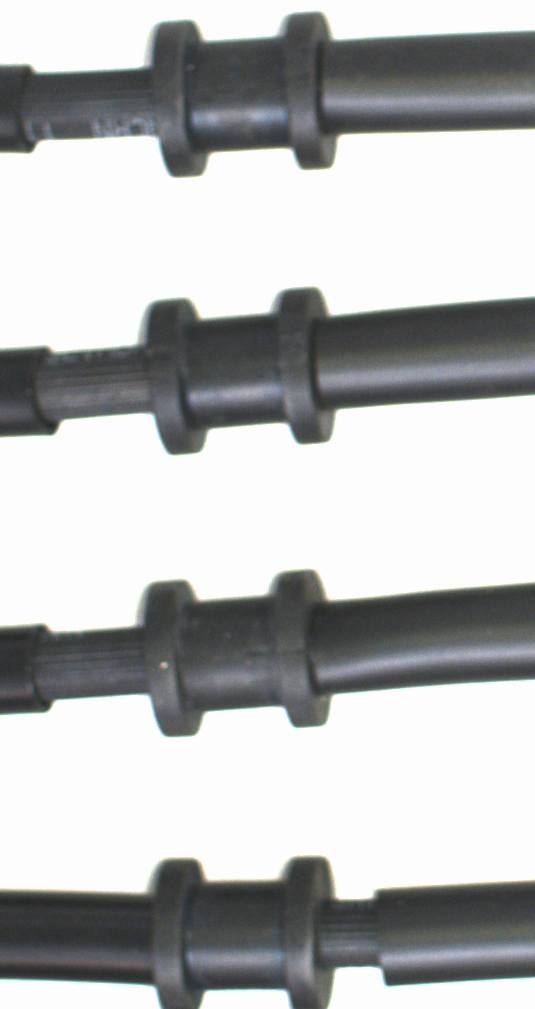
#> input picture datafornichi/template/h11_tem.bmp, 535 x 1009 px, found by its file name
$ python find_edges_v1.py
#> lines starting #> are read from the running program, lines starting #| are printed output that depends on the picture; after the words box and inside, x2 and y2 are one past the last pixel; in counts of white or black regions, pixels touching at a corner belong together
import cv2
import numpy as np

# Tạo ảnh đen (background)
sr = cv2.imread(r"datafornichi\template\h11_tem.bmp")
#> sr is the input picture: shape (1009, 535, 3); mean B, G, R 185, 184.8, 183.4

# Nhập tọa độ của hai điểm để vẽ đường thẳng đi qua
x1, y1 = 100, 50
x2, y2 = 400, 450

# Tính hệ số a và b của phương trình đường thẳng y = ax + b
a = (y2 - y1) / (x2 - x1)
b = y1 - a * x1

x_1 = 0
y_1 = int(a * x_1 + b)
y_2 = 0
x_2 = int(-b/a)
if y_1 >=0:
    start = (x_1,y_1)
    print(start)
elif x_1 >= 0:
    start = (x_2, y_2)
    print(start)

x_end1 = sr.shape[1] - 1
#> x_end1 = 534
y_end1 = int(a * x_end1 + b)
#> y_end1 = 628

y_end2 = sr.shape[0] - 1
#> y_end2 = 1008
x_end2 = int((y_end2-b)/a)
#> x_end2 = 818

if y_end1<=sr.shape[0]:
    end = (x_end1,y_end1)
#> end = (534, 628)
    print(end)
#| (534, 628)
elif x_1 <=sr.shape[1]:
    end = (x_end2,y_end2)
    print(end)
cv2.line(sr, start, end, (0, 255, 255), 1, cv2.LINE_AA)
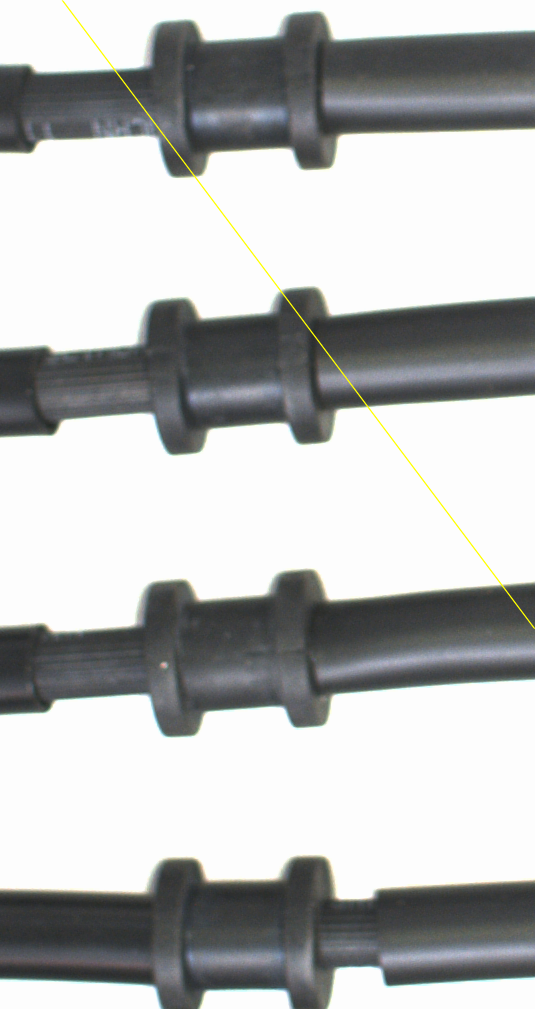
#> sr: shape (1009, 535, 3); 0.35% of pixels changed, all inside (x1, y1, x2, y2) = (61, 0, 535, 630)
# Hiển thị ảnh với đường thẳng đã vẽ
cv2.imshow('Line on Image', sr)
cv2.waitKey(0)
cv2.destroyAllWindows()

$ run again, with datafornichi/template/h1_tem.bmp copied over datafornichi/template/h11_tem.bmp
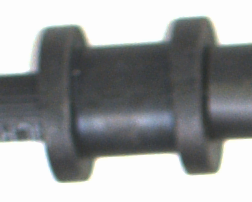
#> input picture datafornichi/template/h1_tem.bmp, 252 x 202 px, found by its file name
#> sr is the input picture: shape (202, 252, 3); mean B, G, R 157.7, 157.1, 154.9
#| (213, 201)
#> `cv2.line(sr, start, end, (0, 255, 255), 1, cv2.LINE_AA)`:
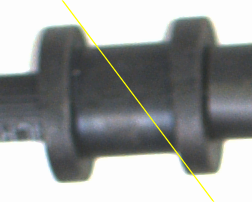
#> sr: shape (202, 252, 3); 1.19% of pixels changed, all inside (x1, y1, x2, y2) = (61, 0, 215, 202)
